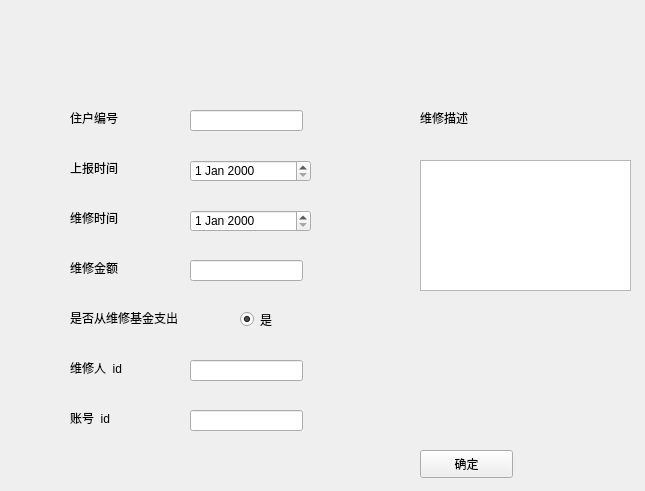
<?xml version="1.0" encoding="UTF-8"?>
<ui version="4.0">
 <class>register_maintenance</class>
 <widget class="QWidget" name="register_maintenance">
  <property name="geometry">
   <rect>
    <x>0</x>
    <y>0</y>
    <width>645</width>
    <height>491</height>
   </rect>
  </property>
  <property name="windowTitle">
   <string>Form</string>
  </property>
  <widget class="QLabel" name="label">
   <property name="geometry">
    <rect>
     <x>70</x>
     <y>110</y>
     <width>72</width>
     <height>15</height>
    </rect>
   </property>
   <property name="text">
    <string>住户编号</string>
   </property>
  </widget>
  <widget class="QLabel" name="label_2">
   <property name="geometry">
    <rect>
     <x>420</x>
     <y>110</y>
     <width>72</width>
     <height>15</height>
    </rect>
   </property>
   <property name="text">
    <string>维修描述</string>
   </property>
  </widget>
  <widget class="QDateEdit" name="report_dateEdit">
   <property name="geometry">
    <rect>
     <x>190</x>
     <y>160</y>
     <width>121</width>
     <height>22</height>
    </rect>
   </property>
  </widget>
  <widget class="QLabel" name="label_3">
   <property name="geometry">
    <rect>
     <x>70</x>
     <y>160</y>
     <width>72</width>
     <height>15</height>
    </rect>
   </property>
   <property name="text">
    <string>上报时间</string>
   </property>
  </widget>
  <widget class="QLabel" name="label_4">
   <property name="geometry">
    <rect>
     <x>70</x>
     <y>210</y>
     <width>72</width>
     <height>15</height>
    </rect>
   </property>
   <property name="text">
    <string>维修时间</string>
   </property>
  </widget>
  <widget class="QLabel" name="label_5">
   <property name="geometry">
    <rect>
     <x>70</x>
     <y>260</y>
     <width>72</width>
     <height>15</height>
    </rect>
   </property>
   <property name="text">
    <string>维修金额</string>
   </property>
  </widget>
  <widget class="QLabel" name="label_6">
   <property name="geometry">
    <rect>
     <x>70</x>
     <y>310</y>
     <width>141</width>
     <height>16</height>
    </rect>
   </property>
   <property name="text">
    <string>是否从维修基金支出</string>
   </property>
  </widget>
  <widget class="QLabel" name="label_7">
   <property name="geometry">
    <rect>
     <x>70</x>
     <y>410</y>
     <width>72</width>
     <height>15</height>
    </rect>
   </property>
   <property name="text">
    <string>账号_id</string>
   </property>
  </widget>
  <widget class="QDateEdit" name="repair_dateEdit">
   <property name="geometry">
    <rect>
     <x>190</x>
     <y>210</y>
     <width>121</width>
     <height>22</height>
    </rect>
   </property>
  </widget>
  <widget class="QLineEdit" name="resident_id_lineEdit">
   <property name="geometry">
    <rect>
     <x>190</x>
     <y>110</y>
     <width>113</width>
     <height>21</height>
    </rect>
   </property>
  </widget>
  <widget class="QTextEdit" name="description_textEdit">
   <property name="geometry">
    <rect>
     <x>420</x>
     <y>160</y>
     <width>211</width>
     <height>131</height>
    </rect>
   </property>
  </widget>
  <widget class="QRadioButton" name="yes">
   <property name="geometry">
    <rect>
     <x>240</x>
     <y>310</y>
     <width>41</width>
     <height>19</height>
    </rect>
   </property>
   <property name="text">
    <string>是</string>
   </property>
   <property name="checked">
    <bool>true</bool>
   </property>
  </widget>
  <widget class="QLineEdit" name="payment_lineEdit">
   <property name="geometry">
    <rect>
     <x>190</x>
     <y>260</y>
     <width>113</width>
     <height>21</height>
    </rect>
   </property>
  </widget>
  <widget class="QLineEdit" name="account_lineEdit">
   <property name="geometry">
    <rect>
     <x>190</x>
     <y>410</y>
     <width>113</width>
     <height>21</height>
    </rect>
   </property>
  </widget>
  <widget class="QPushButton" name="pushButton">
   <property name="geometry">
    <rect>
     <x>420</x>
     <y>450</y>
     <width>93</width>
     <height>28</height>
    </rect>
   </property>
   <property name="text">
    <string>确定</string>
   </property>
  </widget>
  <widget class="QLabel" name="label_8">
   <property name="geometry">
    <rect>
     <x>70</x>
     <y>360</y>
     <width>72</width>
     <height>15</height>
    </rect>
   </property>
   <property name="text">
    <string>维修人_id</string>
   </property>
  </widget>
  <widget class="QLineEdit" name="repair_id">
   <property name="geometry">
    <rect>
     <x>190</x>
     <y>360</y>
     <width>113</width>
     <height>21</height>
    </rect>
   </property>
  </widget>
 </widget>
 <resources/>
 <connections/>
</ui>
